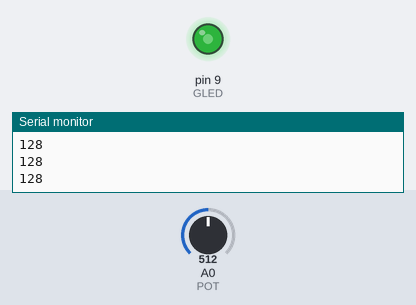
Bench run of a sketch on a simulated Arduino Uno, built with avr-gcc and run on an emulated ATmega328P. Shown: output pins drawn as LEDs (lit = HIGH), the last lines printed to the serial monitor. The inputs (shaded band) are chosen by the test bench; at power-on: A0 (POT) = 512.

Above: at 1.3 s.
1.4 s: A0 (POT) set to 716
At 2.2 s:
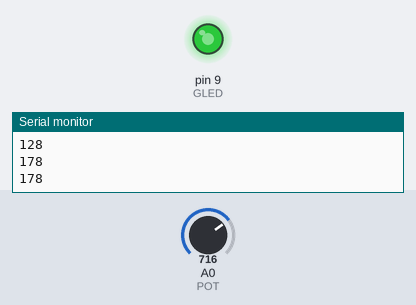
3.0 s: A0 (POT) set to 900
At 3.4 s:
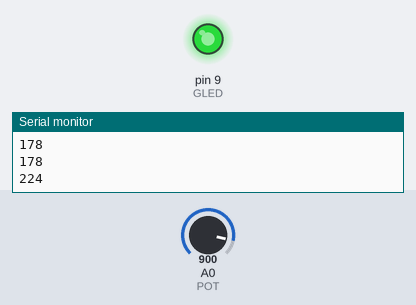
4.5 s: A0 (POT) set to 122
At 5.7 s:
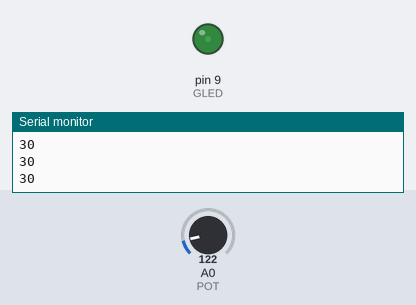
6.0 s: A0 (POT) set to 0
At 6.9 s:
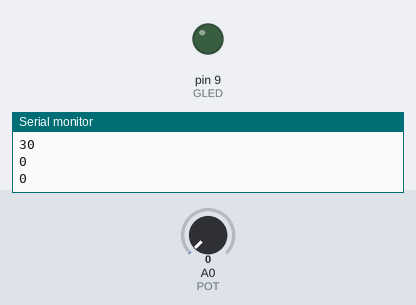
Timing chart, 0 to 8.5 s (numbered marks = the images above; inputs shaded):
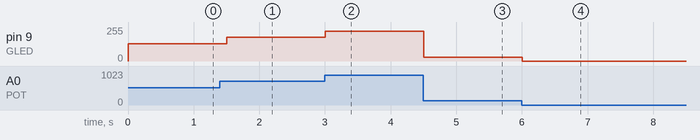

Measured:
- after the input at 1.4 s, pin 9 (GLED): 128/255 → 178/255 after 0.10 s
- after the input at 3.0 s, pin 9 (GLED): 178/255 → 224/255 at once
- after the input at 4.5 s, pin 9 (GLED): 224/255 → 30/255 at once
- after the input at 6.0 s, pin 9 (GLED): 30/255 → 0/255 at once

The sketch:

week4-ex1-analogRead.ino
```cpp
const int GLED=9; //초록색 LED -> USE PWM
const int POT=0;
int val = 0;

void setup() {
  pinMode(GLED, OUTPUT);
  Serial.begin(9600);
}

void loop() {
  int pwm;
  val = analogRead(POT); // val 0 ~ 1023bit
  pwm = (val/1023.0 * 255 + 0.5); // PWM 값

  analogWrite(GLED, pwm); // LED 불빛 조절
  Serial.println(pwm);
  delay(500);
}
```
